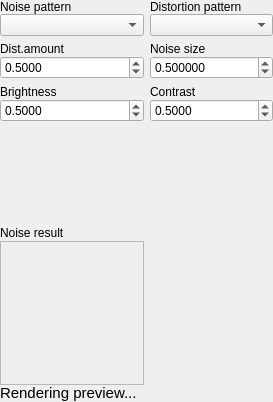
<?xml version="1.0" encoding="UTF-8"?>
<ui version="4.0">
 <class>teDistortedNoise</class>
 <widget class="QWidget" name="teDistortedNoise">
  <property name="geometry">
   <rect>
    <x>0</x>
    <y>0</y>
    <width>273</width>
    <height>402</height>
   </rect>
  </property>
  <property name="windowTitle">
   <string>Form</string>
  </property>
  <layout class="QGridLayout" name="gridLayout">
   <property name="margin">
    <number>0</number>
   </property>
   <item row="0" column="0">
    <widget class="QFrame" name="frNoiseType">
     <property name="sizePolicy">
      <sizepolicy hsizetype="Preferred" vsizetype="Fixed">
       <horstretch>0</horstretch>
       <verstretch>0</verstretch>
      </sizepolicy>
     </property>
     <layout class="QVBoxLayout" name="verticalLayout_4">
      <property name="spacing">
       <number>0</number>
      </property>
      <property name="margin">
       <number>0</number>
      </property>
      <item>
       <widget class="QLabel" name="label">
        <property name="text">
         <string>Noise pattern</string>
        </property>
       </widget>
      </item>
      <item>
       <widget class="QComboBox" name="noiseType"/>
      </item>
     </layout>
    </widget>
   </item>
   <item row="0" column="1">
    <widget class="QFrame" name="frNoiseType_2">
     <property name="sizePolicy">
      <sizepolicy hsizetype="Preferred" vsizetype="Fixed">
       <horstretch>0</horstretch>
       <verstretch>0</verstretch>
      </sizepolicy>
     </property>
     <layout class="QVBoxLayout" name="verticalLayout_5">
      <property name="spacing">
       <number>0</number>
      </property>
      <property name="margin">
       <number>0</number>
      </property>
      <item>
       <widget class="QLabel" name="label_2">
        <property name="text">
         <string>Distortion pattern</string>
        </property>
       </widget>
      </item>
      <item>
       <widget class="QComboBox" name="distortionType"/>
      </item>
     </layout>
    </widget>
   </item>
   <item row="1" column="0">
    <widget class="QFrame" name="frBrightness_2">
     <property name="sizePolicy">
      <sizepolicy hsizetype="Preferred" vsizetype="Fixed">
       <horstretch>0</horstretch>
       <verstretch>0</verstretch>
      </sizepolicy>
     </property>
     <layout class="QVBoxLayout" name="verticalLayout_6">
      <property name="spacing">
       <number>0</number>
      </property>
      <property name="margin">
       <number>0</number>
      </property>
      <item>
       <widget class="QLabel" name="label_5">
        <property name="text">
         <string>Dist.amount</string>
        </property>
       </widget>
      </item>
      <item>
       <widget class="QDoubleSpinBox" name="distAmount">
        <property name="decimals">
         <number>4</number>
        </property>
        <property name="maximum">
         <double>10.000000000000000</double>
        </property>
        <property name="singleStep">
         <double>0.010000000000000</double>
        </property>
        <property name="value">
         <double>0.500000000000000</double>
        </property>
       </widget>
      </item>
     </layout>
    </widget>
   </item>
   <item row="1" column="1">
    <widget class="QFrame" name="frSize">
     <property name="sizePolicy">
      <sizepolicy hsizetype="Preferred" vsizetype="Fixed">
       <horstretch>0</horstretch>
       <verstretch>0</verstretch>
      </sizepolicy>
     </property>
     <layout class="QVBoxLayout" name="verticalLayout_7">
      <property name="spacing">
       <number>0</number>
      </property>
      <property name="margin">
       <number>0</number>
      </property>
      <item>
       <widget class="QLabel" name="label_7">
        <property name="text">
         <string>Noise size</string>
        </property>
       </widget>
      </item>
      <item>
       <widget class="QDoubleSpinBox" name="noiseSize">
        <property name="decimals">
         <number>6</number>
        </property>
        <property name="maximum">
         <double>10.000000000000000</double>
        </property>
        <property name="singleStep">
         <double>0.010000000000000</double>
        </property>
        <property name="value">
         <double>0.500000000000000</double>
        </property>
       </widget>
      </item>
     </layout>
    </widget>
   </item>
   <item row="2" column="0">
    <widget class="QFrame" name="frBrightness">
     <property name="sizePolicy">
      <sizepolicy hsizetype="Preferred" vsizetype="Fixed">
       <horstretch>0</horstretch>
       <verstretch>0</verstretch>
      </sizepolicy>
     </property>
     <layout class="QVBoxLayout" name="verticalLayout_2">
      <property name="spacing">
       <number>0</number>
      </property>
      <property name="margin">
       <number>0</number>
      </property>
      <item>
       <widget class="QLabel" name="label_3">
        <property name="text">
         <string>Brightness</string>
        </property>
       </widget>
      </item>
      <item>
       <widget class="QDoubleSpinBox" name="brightness">
        <property name="decimals">
         <number>4</number>
        </property>
        <property name="maximum">
         <double>10.000000000000000</double>
        </property>
        <property name="singleStep">
         <double>0.010000000000000</double>
        </property>
        <property name="value">
         <double>0.500000000000000</double>
        </property>
       </widget>
      </item>
     </layout>
    </widget>
   </item>
   <item row="2" column="1">
    <widget class="QFrame" name="frContrast">
     <property name="sizePolicy">
      <sizepolicy hsizetype="Preferred" vsizetype="Fixed">
       <horstretch>0</horstretch>
       <verstretch>0</verstretch>
      </sizepolicy>
     </property>
     <layout class="QVBoxLayout" name="verticalLayout_3">
      <property name="spacing">
       <number>0</number>
      </property>
      <property name="margin">
       <number>0</number>
      </property>
      <item>
       <widget class="QLabel" name="label_4">
        <property name="text">
         <string>Contrast</string>
        </property>
       </widget>
      </item>
      <item>
       <widget class="QDoubleSpinBox" name="contrast">
        <property name="decimals">
         <number>4</number>
        </property>
        <property name="maximum">
         <double>10.000000000000000</double>
        </property>
        <property name="singleStep">
         <double>0.100000000000000</double>
        </property>
        <property name="value">
         <double>0.500000000000000</double>
        </property>
       </widget>
      </item>
     </layout>
    </widget>
   </item>
   <item row="3" column="0" colspan="2">
    <widget class="Re3DMappingEditor" name="mapping3D"/>
   </item>
   <item row="4" column="0">
    <widget class="QFrame" name="frPreview_2">
     <property name="sizePolicy">
      <sizepolicy hsizetype="Preferred" vsizetype="Fixed">
       <horstretch>0</horstretch>
       <verstretch>0</verstretch>
      </sizepolicy>
     </property>
     <layout class="QVBoxLayout" name="frPreview">
      <property name="spacing">
       <number>0</number>
      </property>
      <property name="margin">
       <number>0</number>
      </property>
      <item>
       <widget class="QFrame" name="frResult">
        <layout class="QVBoxLayout" name="lyNoiseResult">
         <property name="spacing">
          <number>1</number>
         </property>
         <property name="margin">
          <number>0</number>
         </property>
         <item>
          <widget class="QLabel" name="label_6">
           <property name="text">
            <string>Noise result</string>
           </property>
          </widget>
         </item>
         <item>
          <widget class="QLabel" name="noiseResult">
           <property name="sizePolicy">
            <sizepolicy hsizetype="Fixed" vsizetype="Fixed">
             <horstretch>0</horstretch>
             <verstretch>0</verstretch>
            </sizepolicy>
           </property>
           <property name="minimumSize">
            <size>
             <width>144</width>
             <height>144</height>
            </size>
           </property>
           <property name="maximumSize">
            <size>
             <width>144</width>
             <height>144</height>
            </size>
           </property>
           <property name="frameShape">
            <enum>QFrame::StyledPanel</enum>
           </property>
           <property name="text">
            <string/>
           </property>
          </widget>
         </item>
        </layout>
       </widget>
      </item>
      <item>
       <widget class="QFrame" name="frMessage">
        <property name="sizePolicy">
         <sizepolicy hsizetype="Preferred" vsizetype="Fixed">
          <horstretch>0</horstretch>
          <verstretch>0</verstretch>
         </sizepolicy>
        </property>
        <layout class="QHBoxLayout" name="horizontalLayout">
         <property name="spacing">
          <number>0</number>
         </property>
         <property name="margin">
          <number>0</number>
         </property>
         <item>
          <widget class="QLabel" name="msgRenderingPreview">
           <property name="sizePolicy">
            <sizepolicy hsizetype="Preferred" vsizetype="Fixed">
             <horstretch>0</horstretch>
             <verstretch>0</verstretch>
            </sizepolicy>
           </property>
           <property name="minimumSize">
            <size>
             <width>16</width>
             <height>16</height>
            </size>
           </property>
           <property name="maximumSize">
            <size>
             <width>16777215</width>
             <height>16</height>
            </size>
           </property>
           <property name="font">
            <font>
             <pointsize>11</pointsize>
            </font>
           </property>
           <property name="text">
            <string>Rendering preview...</string>
           </property>
          </widget>
         </item>
         <item>
          <spacer name="verticalSpacer">
           <property name="orientation">
            <enum>Qt::Vertical</enum>
           </property>
           <property name="sizeType">
            <enum>QSizePolicy::Minimum</enum>
           </property>
           <property name="sizeHint" stdset="0">
            <size>
             <width>5</width>
             <height>17</height>
            </size>
           </property>
          </spacer>
         </item>
        </layout>
       </widget>
      </item>
     </layout>
    </widget>
   </item>
  </layout>
 </widget>
 <customwidgets>
  <customwidget>
   <class>Re3DMappingEditor</class>
   <extends>QWidget</extends>
   <header>Re3DMappingEditor.h</header>
  </customwidget>
 </customwidgets>
 <resources/>
 <connections/>
</ui>
